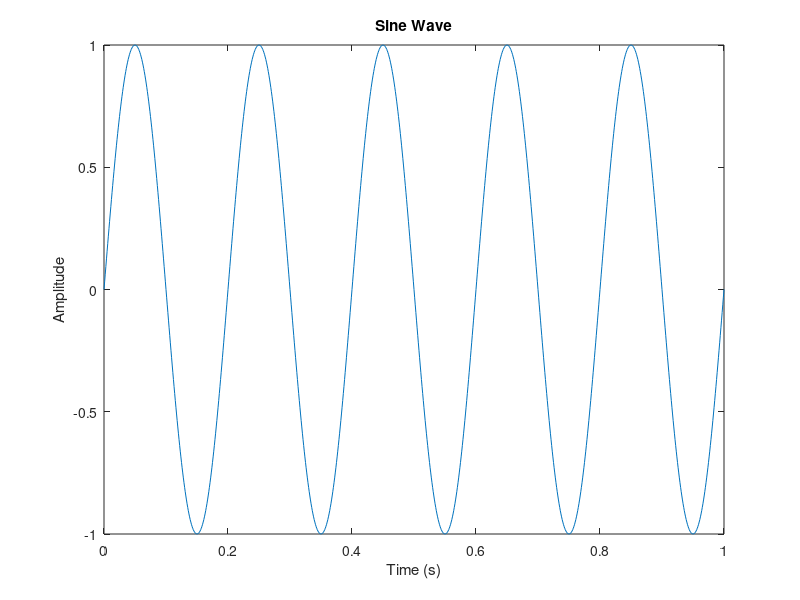

Source code (MATLAB):
% CS-419 Digital Signal Processing - Lab Session 01
% Omar Rashid | CS-23136
% Task # 2: Generate a script file which produces a sine wave by taking
% frequency as an input at run time.

f = input('Enter frequency (Hz): ');
t = 0:0.001:1;
y = sin(2*pi*f*t);

plot(t, y);
xlabel('Time (s)');
ylabel('Amplitude');
title('Sine Wave');
